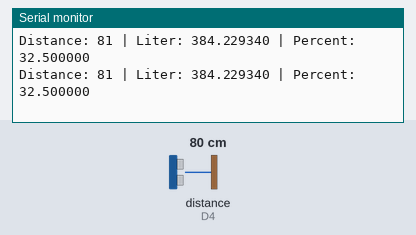
Simulated run of this program. Board: ESP8266 (NodeMCU). On the bench: the last lines printed to the serial monitor. Inputs (shaded band) come from the test bench; at power-on: distance to the obstacle (sensor on D4) 80 cm. The echo pulse lasts 58.3 µs per cm; WiFi joins after 1.5 s; servers stay silent unless stated.

Above: at 2.7 s.
2.8 s: distance to the obstacle (sensor on D4) set to 2 cm
At 4.1 s:
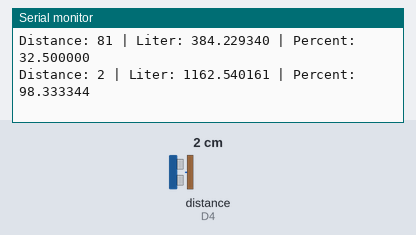
4.3 s: distance to the obstacle (sensor on D4) set to 4 cm
At 5.3 s:
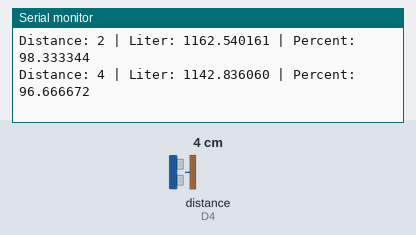
Timing chart, 0 to 7.3 s (numbered marks = the images above; inputs shaded):
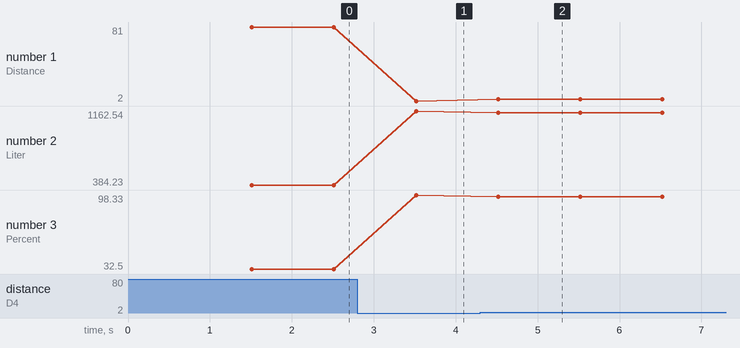

Measured:
- after the input at 2.8 s, the serial monitor: prints a new line after 0.72 s (image 1)
- after the input at 4.3 s, the serial monitor: prints a new line after 0.22 s (image 2)
- plotted number 1: 81 → 2 after the input at 2.8 s, 2 → 4 after the input at 4.3 s
- plotted number 2: 384.23 → 1162.54 after the input at 2.8 s, 1162.54 → 1142.84 after the input at 4.3 s
- plotted number 3: 32.5 → 98.33 after the input at 2.8 s, 98.33 → 96.67 after the input at 4.3 s

The program:

main.cpp
```cpp
#include <Arduino.h>
#include "moduleInterface.hpp"

#ifdef MODULE_CONTEXT_WATER_TANK
#include "module/waterTank/waterTankModule.hpp"
#endif

I_Module *module;
I_Module *getCurrentModule();

void setup()
{
  Serial.begin(9600); // Open serial monitor at 115200 baud to see ping results.
  module = getCurrentModule();
  module->setup();
}
void loop()
{
  module->loop();
}

I_Module *getCurrentModule()
{
#ifdef MODULE_CONTEXT_WATER_TANK
  return new waterTankModule::WaterTankModule();
#endif
  return nullptr;
}
```

cylindricalContainer.hpp
```cpp
#include <Arduino.h>
namespace generic
{
  class CylindricalContainer;
}
using generic::CylindricalContainer;

class CylindricalContainer
{
private:
  float _hight_cm;
  float _radius_cm;
  float _contentHight_cm;
  float volumeOfCylinder(float r, float h) const { return PI * r * r * h; };

public:
  CylindricalContainer(float hight_cm, float radius_cm);

  // getters
  float getHight_cm() const { return this->_hight_cm; };
  float getRadius_cm() const { return this->_radius_cm; };
  float getContentLevel_cm() const { return this->_contentHight_cm; };

  // setters
  CylindricalContainer *setContentHight_cm(float contentHight_cm)
  {
    this->_contentHight_cm = contentHight_cm;
    return this;
  }

  // computers
  float getTotalVolume_ltr() const;
  float getContentVolume_ltr() const;
  float getContentVolume_percent() const;
  ~CylindricalContainer();
};

CylindricalContainer::CylindricalContainer(float hight_cm, float radius_cm)
{
  this->_hight_cm = hight_cm;
  this->_radius_cm = radius_cm;
}

float CylindricalContainer::getTotalVolume_ltr() const
{
  return this->volumeOfCylinder(this->_radius_cm, this->_hight_cm) / 1000;
}

float CylindricalContainer::getContentVolume_ltr() const
{
  return this->volumeOfCylinder(this->_radius_cm, this->_contentHight_cm) / 1000;
}
float CylindricalContainer::getContentVolume_percent() const
{
  return this->getContentVolume_ltr() * 100 / this->getTotalVolume_ltr();
}
CylindricalContainer::~CylindricalContainer() {}
```

moduleInterface.hpp
```cpp
#pragma once
#include <Arduino.h>

class I_Module
{
private:
public:
  // pure virtual function
  virtual void setup() = 0;
  virtual void loop() = 0;
};
```

blueprint-waterTank.hpp
```cpp
#include <Arduino.h>
#pragma once
namespace waterTankModule
{
  // Config
  struct config
  {
    static const unsigned long loopDelay_ms = 1000UL;
    struct ultrasonic
    {
      static const u8 triggerPin = D2;
      static const u8 echoPin = D4;
      static const u16 maxDistance_cm = 400;
    };
    struct tank
    {
      static const u16 radius_cm = 56;
      static const u16 hight_cm = 120;
      static const u16 max_water_height_cm = 102;
    };
  };

  // Main module
  class WaterTankModule;

  // Interface
  class I_WaterTankContainer
  {
  public:
    virtual float getContentLiter() const = 0;
    virtual float getContentPercent() const = 0;
    virtual I_WaterTankContainer *setContentHightBySensorDistance_cm(const u32 sensorDistanceFromContentLevel_cm) = 0;
    virtual ~I_WaterTankContainer() = 0;
  };

  // Helper class
  class WaterTankContainer;
  class CylindricalWaterTankContainer;

  class WaterTankServer;

} // namespace waterTank

waterTankModule::I_WaterTankContainer::~I_WaterTankContainer() {}
```

waterTankContainer.hpp
```cpp
#include <Arduino.h>
#include "generic/cylindricalContainer.hpp"
#include "blueprint-waterTank.hpp"

using generic::CylindricalContainer;
using waterTankModule::I_WaterTankContainer, waterTankModule::CylindricalWaterTankContainer;

class waterTankModule::CylindricalWaterTankContainer : public I_WaterTankContainer, public CylindricalContainer
{

public:
  CylindricalWaterTankContainer(float hight_cm, float radius_cm)
      : CylindricalContainer(hight_cm, radius_cm) {}

  CylindricalWaterTankContainer *setContentHightBySensorDistance_cm(const u32 sensorDistanceFromContentLevel_cm);
  float getContentLiter() const;
  float getContentPercent() const;
  ~CylindricalWaterTankContainer() {}
};

CylindricalWaterTankContainer *CylindricalWaterTankContainer::setContentHightBySensorDistance_cm(const u32 sensorDistanceFromContentLevel_cm)
{
  auto contentHgt = CylindricalContainer::getHight_cm() - sensorDistanceFromContentLevel_cm;
  if (contentHgt < 0)
    contentHgt = 0;
  CylindricalContainer::setContentHight_cm(contentHgt);
  return this;
}

float CylindricalWaterTankContainer::getContentLiter() const
{
  return CylindricalContainer::getContentVolume_ltr();
}

float CylindricalWaterTankContainer::getContentPercent() const
{
  return CylindricalContainer::getContentVolume_percent();
}
```

waterTankModule.hpp
```cpp
#include <Arduino.h>
#include <NewPing.h>

#include "moduleInterface.hpp"
#include "waterTankContainer.hpp"
#include "waterTankServer.hpp"
#include "blueprint-waterTank.hpp"

using waterTankModule::config;
using waterTankModule::CylindricalWaterTankContainer;
using waterTankModule::I_WaterTankContainer;
using waterTankModule::WaterTankModule;
using waterTankModule::WaterTankServer;

class waterTankModule::WaterTankModule : public I_Module
{
private:
  NewPing *ultrasonic;
  I_WaterTankContainer *container;
  WaterTankServer *_server;

public:
  WaterTankModule();
  ~WaterTankModule();
  void setup();
  void loop();
};

WaterTankModule::WaterTankModule()
{
  this->ultrasonic = new NewPing(config::ultrasonic::triggerPin, config::ultrasonic::echoPin);
  this->container = dynamic_cast<I_WaterTankContainer *>(new CylindricalWaterTankContainer(config::tank::hight_cm, config::tank::radius_cm));
  this->_server = new WaterTankServer(this->container);
}

WaterTankModule::~WaterTankModule()
{
  delete ultrasonic;
  delete container;
}

void WaterTankModule::loop()
{
  const auto sensorDistanceFromWaterLevel_cm = this->ultrasonic->ping_cm();
  this->container->setContentHightBySensorDistance_cm(sensorDistanceFromWaterLevel_cm);
  Serial.printf(
      "Distance: %lu | Liter: %f | Percent: %f\n",
      sensorDistanceFromWaterLevel_cm,
      this->container->getContentLiter(),
      this->container->getContentPercent());
  this->_server->loop();
  delay(config::loopDelay_ms);
}

void WaterTankModule::setup()
{
  this->_server->setup();
}
```

waterTankServer.hpp
```cpp
#include <Arduino.h>
#include <ArduinoJson.hpp>
#include <ESP8266WebServer.h>
#include <WiFiManager.h>
#include "blueprint-waterTank.hpp"

using waterTankModule::I_WaterTankContainer;
using waterTankModule::WaterTankServer;

class waterTankModule::WaterTankServer
{

private:
  ESP8266WebServer *server;
  I_WaterTankContainer *container;
  WiFiManager wifiManager;

public:
  WaterTankServer(I_WaterTankContainer *container)
  {
    this->container = container;
    this->server = new ESP8266WebServer(80);
  }
  ~WaterTankServer()
  {
    delete container;
    delete server;
  }

  void setup();
  void loop();
  void handleWaterTankDetail();
};

void WaterTankServer::handleWaterTankDetail()
{

  auto contentLiter = this->container->getContentLiter();
  auto contentPercent = this->container->getContentPercent();

  ArduinoJson::StaticJsonDocument<128> doc;
  doc["contentLiter"] = contentLiter;
  doc["contentPercent"] = contentPercent;

  String resBody;
  serializeJson(doc, resBody);

  server->send(200, "application/json", resBody);
}

void WaterTankServer::setup()
{

  IPAddress staticIP;
  staticIP.fromString(WIFI_STATIC_IP);
  IPAddress gateway;
  gateway.fromString(WIFI_GATEWAY);
  IPAddress subnetMask;
  subnetMask.fromString(WIFI_SUBNET_MASK);
  wifiManager.setSTAStaticIPConfig(staticIP, gateway, subnetMask);
  wifiManager.autoConnect("WaterTankAP");

  server->on("/waterTankDetail", HTTP_GET, [this]()
             { handleWaterTankDetail(); });
  server->begin();
}

void WaterTankServer::loop()
{
  this->server->handleClient();
}
```
